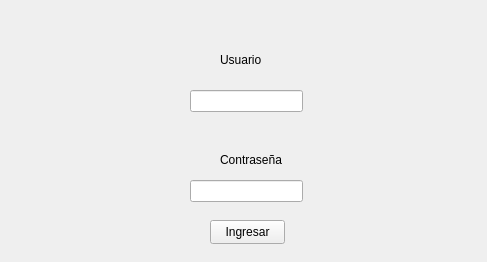
<?xml version="1.0" encoding="UTF-8"?>
<ui version="4.0">
 <class>Login</class>
 <widget class="QWidget" name="Login">
  <property name="geometry">
   <rect>
    <x>0</x>
    <y>0</y>
    <width>487</width>
    <height>262</height>
   </rect>
  </property>
  <property name="windowTitle">
   <string>Login</string>
  </property>
  <widget class="QLabel" name="labelUsuario">
   <property name="geometry">
    <rect>
     <x>220</x>
     <y>50</y>
     <width>49</width>
     <height>20</height>
    </rect>
   </property>
   <property name="text">
    <string>Usuario</string>
   </property>
  </widget>
  <widget class="QLineEdit" name="lineEditUsuario">
   <property name="geometry">
    <rect>
     <x>190</x>
     <y>90</y>
     <width>113</width>
     <height>22</height>
    </rect>
   </property>
  </widget>
  <widget class="QLabel" name="labelPassword">
   <property name="geometry">
    <rect>
     <x>220</x>
     <y>150</y>
     <width>71</width>
     <height>20</height>
    </rect>
   </property>
   <property name="text">
    <string>Contraseña</string>
   </property>
  </widget>
  <widget class="QLineEdit" name="lineEditPassword">
   <property name="geometry">
    <rect>
     <x>190</x>
     <y>180</y>
     <width>113</width>
     <height>22</height>
    </rect>
   </property>
  </widget>
  <widget class="QPushButton" name="pushButtonLogin">
   <property name="geometry">
    <rect>
     <x>210</x>
     <y>220</y>
     <width>75</width>
     <height>24</height>
    </rect>
   </property>
   <property name="text">
    <string>Ingresar</string>
   </property>
  </widget>
  <widget class="QLabel" name="labelEstado">
   <property name="geometry">
    <rect>
     <x>320</x>
     <y>200</y>
     <width>151</width>
     <height>41</height>
    </rect>
   </property>
   <property name="text">
    <string/>
   </property>
  </widget>
 </widget>
 <resources/>
 <connections/>
</ui>
